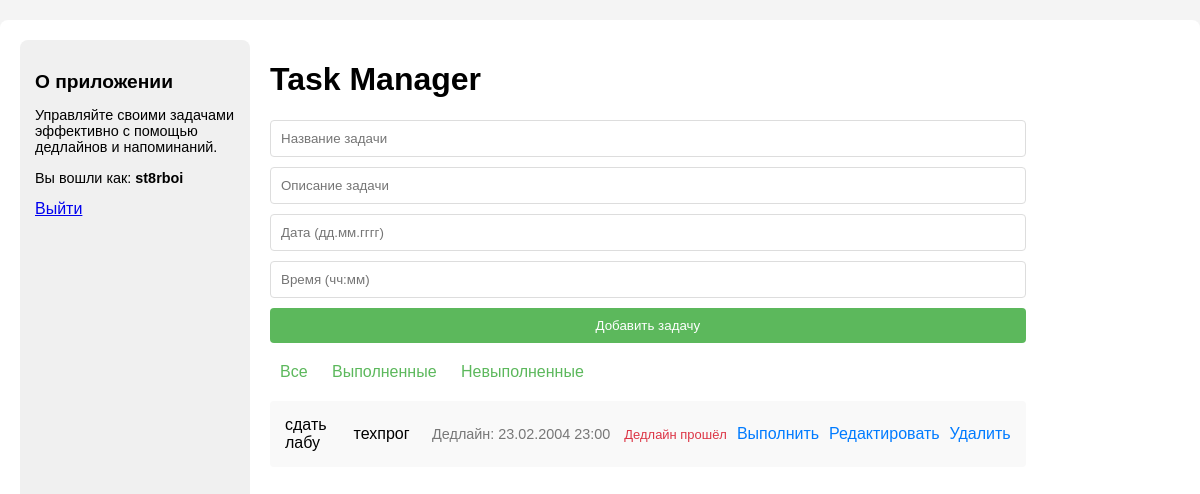
Page / (signed in) on the earlier database version.
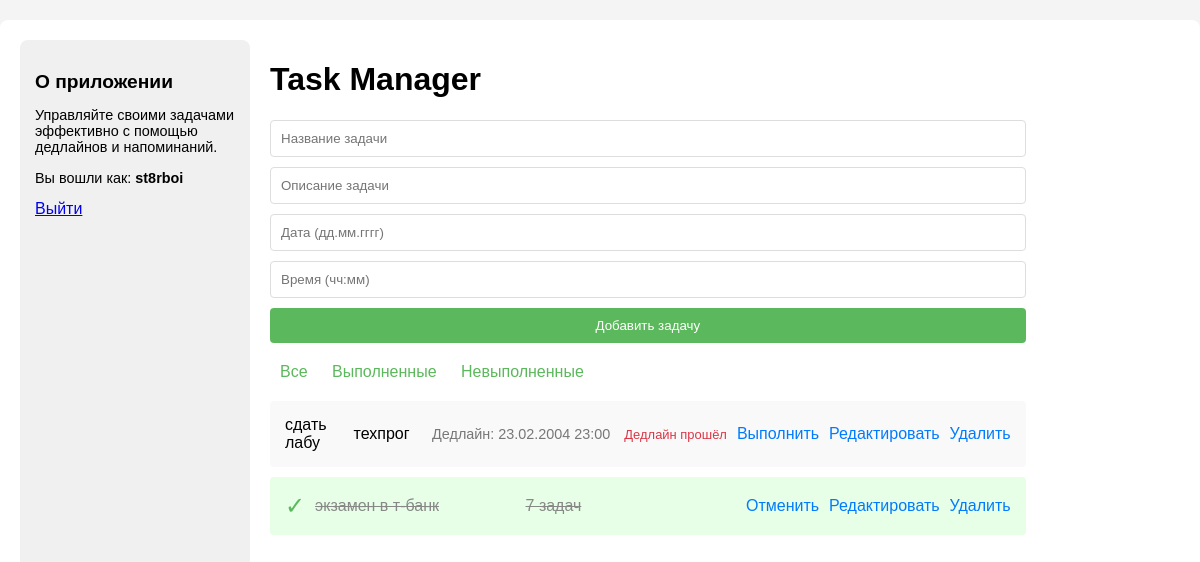
Same page on the later database version.
### app/models.py (models this page shows, shortened)
class User(db.Model, UserMixin):
    id = db.Column(db.Integer, primary_key=True)
    username = db.Column(db.String(150), unique=True, nullable=False)
    password_hash = db.Column(db.String(256), nullable=False)

class Task(db.Model):
    __tablename__ = 'tasks'
    id = db.Column(db.Integer, primary_key=True)
    title = db.Column(db.String(50), nullable=False)
    description = db.Column(db.String(200), nullable=False)
    completed = db.Column(db.Boolean, default=False)
    deadline = db.Column(db.DateTime, nullable=True)
    user_id = db.Column(db.Integer, db.ForeignKey('user.id'))
    user = db.relationship('User', backref='tasks')

### app/app.py (the view)
@app.route('/')
@app.route('/<filter>')
def index(filter='all'):
    if not current_user.is_authenticated:
        return redirect(url_for('auth.login'))  # auth — это имя blueprint
    match filter:
        case 'completed':
            tasks = Task.query.filter_by(user_id=current_user.id, completed=True).all()
        case 'pending':
            tasks = Task.query.filter_by(user_id=current_user.id, completed=False).all()
        case _:
            tasks = Task.query.filter_by(user_id=current_user.id).all()
    return render_template('index.html', tasks=tasks)

### app/app.py (called while the page is built)
@login_manager.user_loader
def load_user(user_id):
    return User.query.get(int(user_id))

### templates/index.html (shortened to what this page needs)
<!DOCTYPE html>
<html lang="ru">
<head>
    <link rel="stylesheet" href="{{ url_for('static', filename='style.css') }}">
    <link rel="stylesheet" href="https://cdnjs.cloudflare.com/ajax/libs/animate.css/4.1.1/animate.min.css">
    <link rel="stylesheet" href="https://cdnjs.cloudflare.com/ajax/libs/aos/2.3.4/aos.css">
</head>
<body>
    <div class="container">
        <aside class="sidebar-left">
            <h2>О приложении</h2>
            <p>Управляйте своими задачами эффективно с помощью дедлайнов и напоминаний.</p>
            <div class="user-panel" style="margin-bottom: 20px;">
                <p>Вы вошли как: <strong>{{ current_user.username }}</strong></p>
                <a href="{{ url_for('auth.logout') }}" class="logout-btn">Выйти</a>
            </div>
        </aside>
        <main class="content">
            <div class="main-content" data-aos="fade-up">
                <h1>Task Manager</h1>
                <form action="{{ url_for('tasks.add_task') }}" method="POST" class="task-form" data-aos="fade-up">
                    <input type="text" name="title" placeholder="Название задачи" required>
                    <input type="text" name="description" placeholder="Описание задачи" required>
                    <input type="text" name="date" placeholder="Дата (дд.мм.гггг)" pattern="\d{2}\.\d{2}\.\d{4}">
                    <input type="text" name="time" placeholder="Время (чч:мм)" pattern="\d{2}:\d{2}">
                    <button type="submit" class="add-btn">Добавить задачу</button>
                </form>
                <div class="filters" data-aos="fade-up">
                    <a href="{{ url_for('index', filter='all') }}">Все</a>
                    <a href="{{ url_for('index', filter='completed') }}">Выполненные</a>
                    <a href="{{ url_for('index', filter='pending') }}">Невыполненные</a>
                </div>
                <ul class="task-list">
                    {% if tasks %}
                        {% for task in tasks %}
                        <li class="{% if task.completed %}completed{% endif %}" data-aos="fade-up">
                            {% if task.completed %}
                            <span class="checkmark">&#10003;</span>
                            {% endif %}
                            <span class="task-content">{{ task.title }}</span>
                            <span class="task-content">{{ task.description }}</span>
                            {% if task.deadline and not task.completed %}
                            <span class="deadline">
                                Дедлайн: {{ task.deadline.strftime('%d.%m.%Y %H:%M') }}
                                <span class="timer" data-deadline="{{ task.deadline.isoformat() }}"></span>
                            </span>
                            {% endif %}
                            <div class="actions">
                                <a href="{{ url_for('tasks.complete_task', id=task.id) }}">
                                    {{ "Отменить" if task.completed else "Выполнить" }}
                                </a>
                                <a href="{{ url_for('tasks.update_task', id=task.id) }}">Редактировать</a>
                                <a href="{{ url_for('tasks.delete_task', id=task.id) }}">Удалить</a>
                            </div>
                        </li>
                        {% endfor %}
                    {% else %}
                        <p class="no-tasks" data-aos="fade-up">Нет задач для отображения.</p>
                    {% endif %}
                </ul>
            </div>
        </main>
    </div>
</body>
</html>

### static/style.css (style rules this page uses)
body { font-family: 'Arial', sans-serif; background-color: #f4f4f4; margin: 0; padding: 0; display: flex; min-height: 100vh; }
.container { display: flex; flex: 1; margin: 20px auto; max-width: 1200px; background: #fff; padding: 20px; border-radius: 8px; }
.sidebar-left, .sidebar-right { width: 200px; background: #f0f0f0; padding: 15px; border-radius: 8px; }
.sidebar-left h2, .sidebar-right h2 { font-size: 1.2em; margin-bottom: 10px; }
.sidebar-left p, .sidebar-right ul { font-size: 0.9em; }
.main-content { flex: 1; margin: 0 20px; }
.task-form { display: flex; flex-direction: column; margin-bottom: 20px; }
.task-form input { margin-bottom: 10px; padding: 10px; border: 1px solid #ddd; border-radius: 4px; }
.task-form .add-btn { padding: 10px; background-color: #5cb85c; color: white; border: none; border-radius: 4px; cursor: pointer; }
.filters { margin-bottom: 20px; }
.filters a { margin: 0 10px; text-decoration: none; color: #5cb85c; font-size: 16px; }
.task-list { list-style: none; padding: 0; }
.task-list li { background: #f9f9f9; padding: 15px; margin-bottom: 10px; border-radius: 4px; display: flex; align-items: center; }
.task-list li.completed { background: #e6ffe6; }
.task-list li.completed .task-content { text-decoration: line-through; color: #888; }
.checkmark { color: #5cb85c; font-size: 1.5em; margin-right: 10px; }
.task-content { flex: 1; }
.deadline { font-size: 0.9em; color: #777; margin-left: 10px; }
.timer { font-size: 0.9em; color: #ff5733; margin-left: 10px; }
.timer.expired { color: #dc3545; }
.actions { margin-left: auto; display: flex; align-items: center; }
.actions a { margin-left: 10px; text-decoration: none; color: #007bff; font-size: 16px; }

Differences in the rows shown:
added Task: title "экзамен в т-банк", description "7 задач", completed "Отменить"
